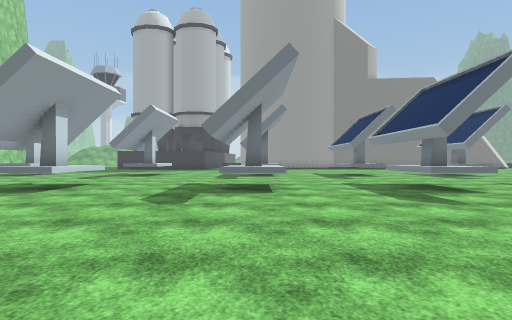
View 1 (above)

18 first-person views from a walk through a 3-D level made in the Unity game engine. The camera is 1.2 m above the floor, looks level and sees 75° across. The floor is counted in squares, 2 m on a side. Each view is taken from the middle of a square. On the plan, view 1 faces up. The plan holds only what a view shows up to about 10 squares ahead; the rest is blank. The place goes on beyond the plan. Some animated figures are left out. Some surface patterns are stand-ins.

View 2
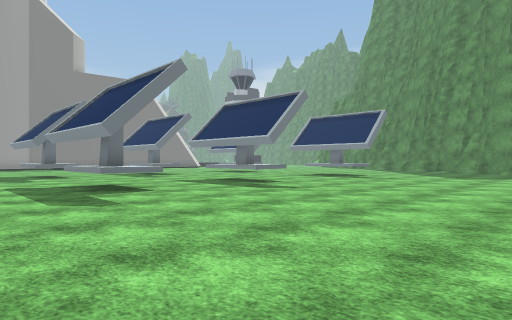

View 3
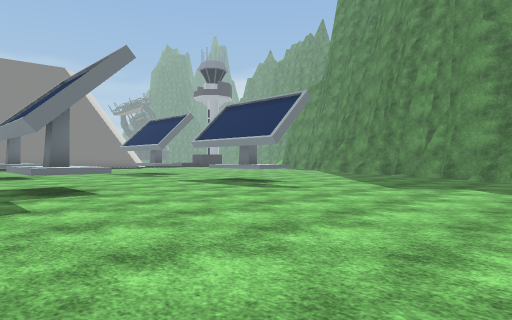

View 4
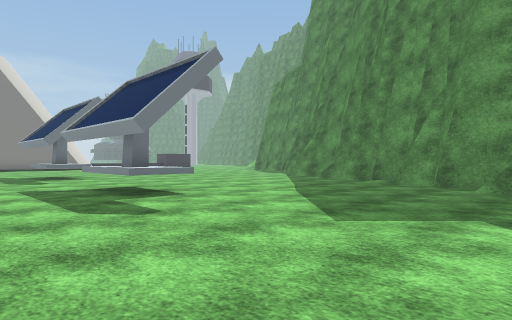

View 5
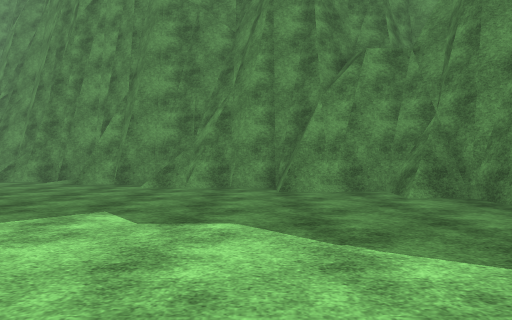

View 6
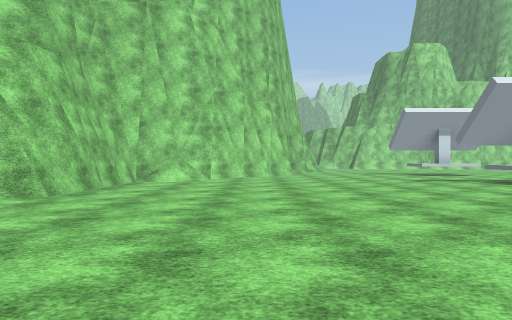

View 7
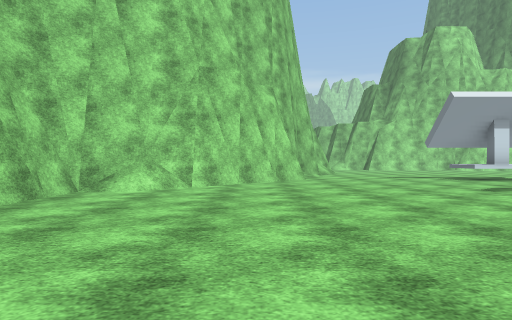

View 8
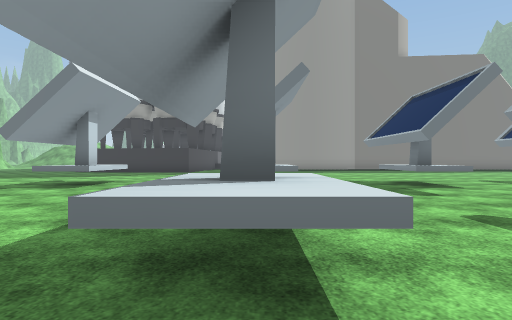

View 9
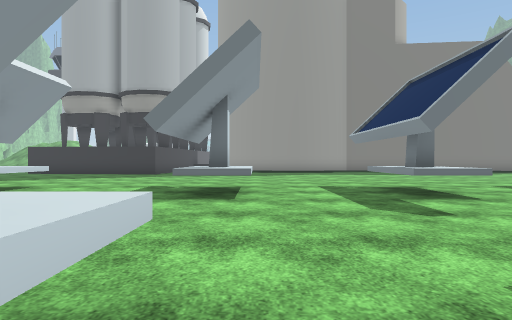

View 10
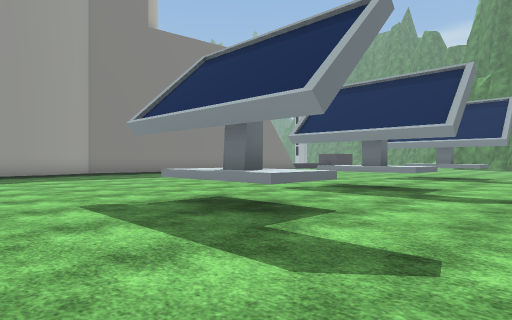

View 11
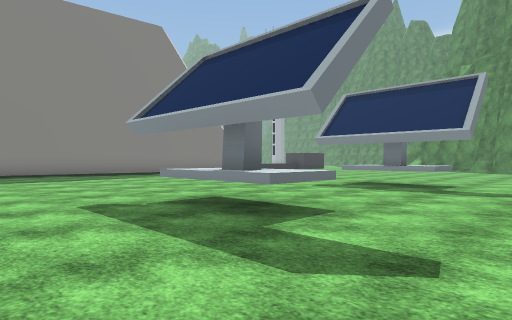

View 12
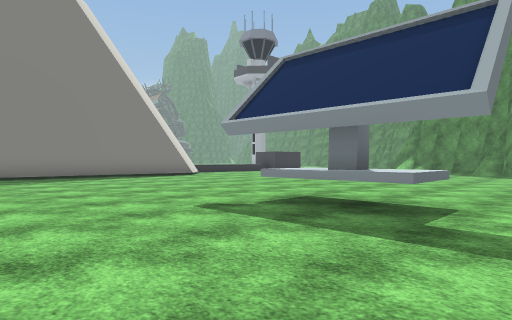

View 13
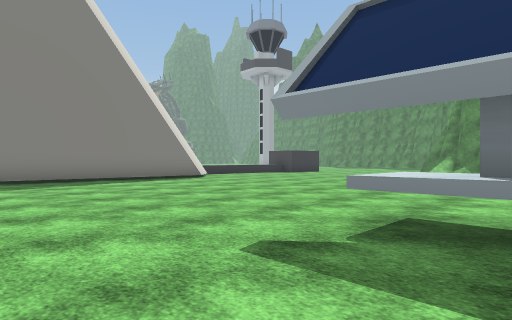

View 14
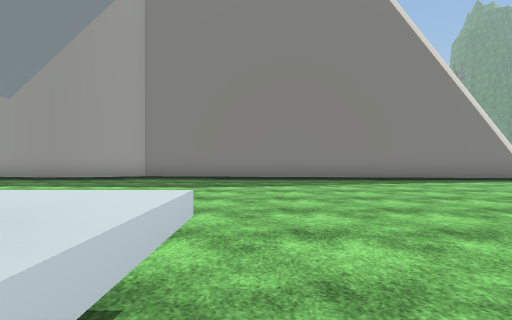

View 15
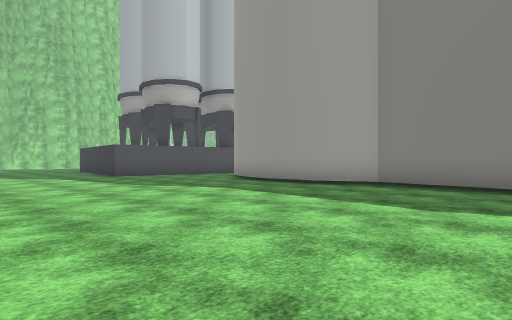

View 16
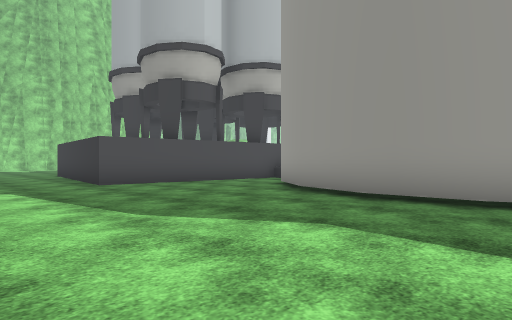

View 17
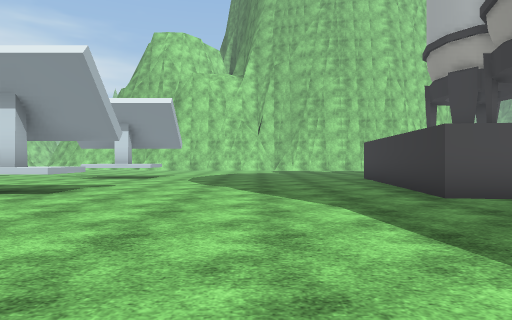

View 18
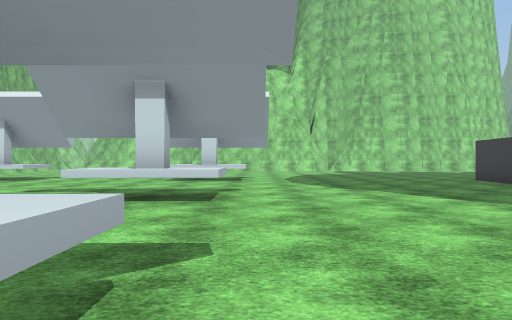

### Floor plan
Points are (right, up) in squares from view 1. A wall is a line through its corners. A room is listed if a view was taken in it or the views show most of it. See-through windows are left out.
Room 1 (views 1, 2, 3, 4, 5, 6, 7, 8, 9, 10, 11, 12, 13, 14, 15, 16, 17, 18)
walls: (4.1, 7.1) (3.7, 7.1) (3.7, 7.6); (4.4, 13.2) (4, 13.2) (4, 13.6); (8.1, 7.1) (7.7, 7.1) (7.7, 7.6); (8.4, 13.2) (7.9, 13.2) (7.9, 13.6); (12.8, 7) (12.8, 7.6); (13, 13.1) (13, 13.6); (-4.1, 7.6) (-4.1, 7); (-4.5, 13.6) (-4.1, 13.6) (-4.1, 13.2) (-4.5, 13.2); (8.1, 23.3) (5.5, 23.5) (4.1, 23) (2.5, 22.9) (1, 23.3) (-0.3, 24.1); (-8.9, 7.6) (-8.9, 7); (-8.9, 13.9) (-8.9, 13.4); (19.5, 6.5) (19.5, 7.1); (18.4, 3.4) (18.4, 4.2); (19.6, 6.5) (19.6, 7); (19.2, 4.4) (19.3, 7.2); (17.7, 1.5) (17.7, 2); (18.3, 2.2) (18.3, 4.5); (-2.5, -3.5) (-1.9, -3.7); (-2, -3.8) (-1.4, -3.8); (18.1, 1.7) (18.3, 2.5); (17.5, 0.5) (17.5, 1.3) (17.9, 1.5); (16.6, -1.5) (16.6, -0.6) (17.2, -0.6) (17.2, 0.5); (-2.9, 24.4) (-3.2, 21) (-9, 21.6); (-8.6, 0.7) (-8.1, 0.3); (14.5, -3.5) (15.7, -3.5); (15.7, -2.6) (16.3, -2.6); (-9.1, 1.3) (-6.5, -1.3) (-6.3, -2.4) (-5.3, -3.5) (-1.4, -3.5) (-1, -3.9); (16.3, 22.4) (10.5, 23); (15.7, -3) (16.1, -3) (16.5, -2.6); (15.2, -3.5) (15.7, -3.3) (15.7, -2.8) (16.3, -2.8); (15.5, -3.5) (15.5, -2.8)
low walls: (4.8, 12.3) (3.5, 12.3) (3.5, 14.5); (4.5, 6.2) (3.3, 6.2) (3.3, 8.4); (8.8, 12.3) (7.5, 12.3) (7.5, 14.5); (1, 12.3) (-0.4, 12.3); (0.6, 8.5) (0.6, 7.5); (8.5, 6.2) (7.2, 6.2) (7.2, 8.4); (0.6, 6.2) (-0.8, 6.2); (8.7, 14.5) (8.7, 13.2); (-0.4, 14.5) (0.4, 14.5); (-3.6, 8.4) (-3.6, 6.2) (-5.1, 6.2); (13.9, 12.3) (12.6, 12.3) (12.6, 14.5); (13.6, 6.2) (12.3, 6.2) (12.3, 8.5); (-5, 14.5) (-3.6, 14.5) (-3.6, 12.3) (-5, 12.3); (-8.5, 7.2) (-8.5, 6.2) (-9, 6.2); (-9, 8.4) (-8.5, 8.4) (-8.5, 7.8); (-8.5, 14.8) (-8.5, 12.5); (17.5, 1.5) (17.5, 2.2)

Where each view was taken, in squares from view 1:
view 1: 0 up, 0 right, facing up
view 2: 0 up, 1 right, facing up-right
view 3: 0 up, 6 right, facing up-right
view 4: 1 up, 10 right, facing up-right
view 5: 0 up, 10 right, facing right
view 6: 0 up, 4 right, facing left
view 7: 0 up, 1 right, facing left
view 8: 5 up, 0 right, facing up
view 9: 7 up, 1 right, facing up
view 10: 10 up, 1 right, facing up-right
view 11: 10 up, 5 right, facing up-right
view 12: 11 up, 9 right, facing up-right
view 13: 13 up, 10 right, facing up-right
view 14: 13 up, 9 right, facing up
view 15: 16 up, 9 right, facing up-left
view 16: 18 up, 5 right, facing up-left
view 17: 18 up, 2 right, facing left
view 18: 15 up, 1 right, facing left
